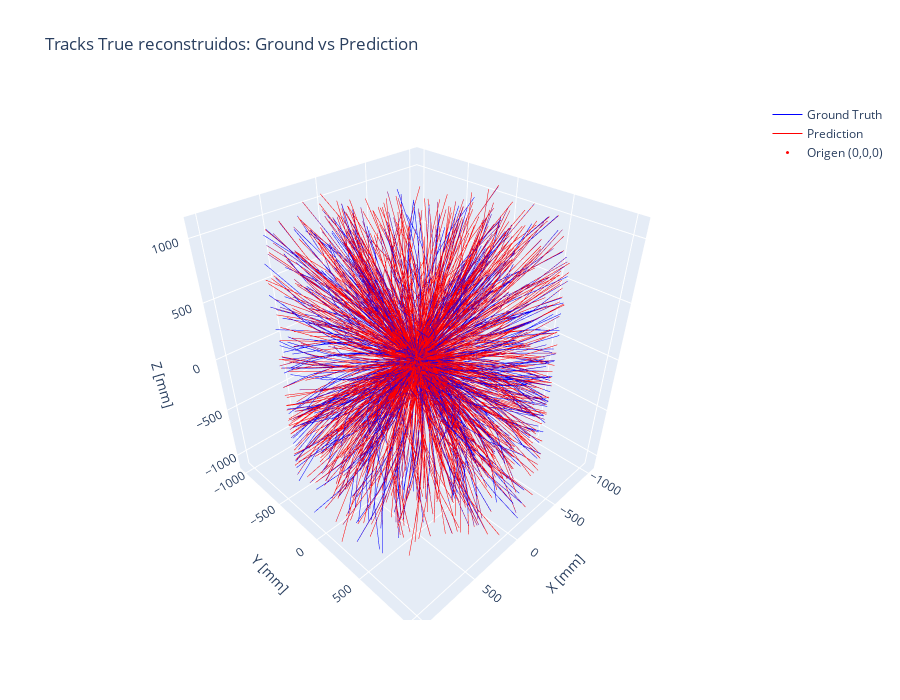

Source (notebook cell):
### Code cell
plot_tracks_compare(ground_tracks, pred_tracks)
